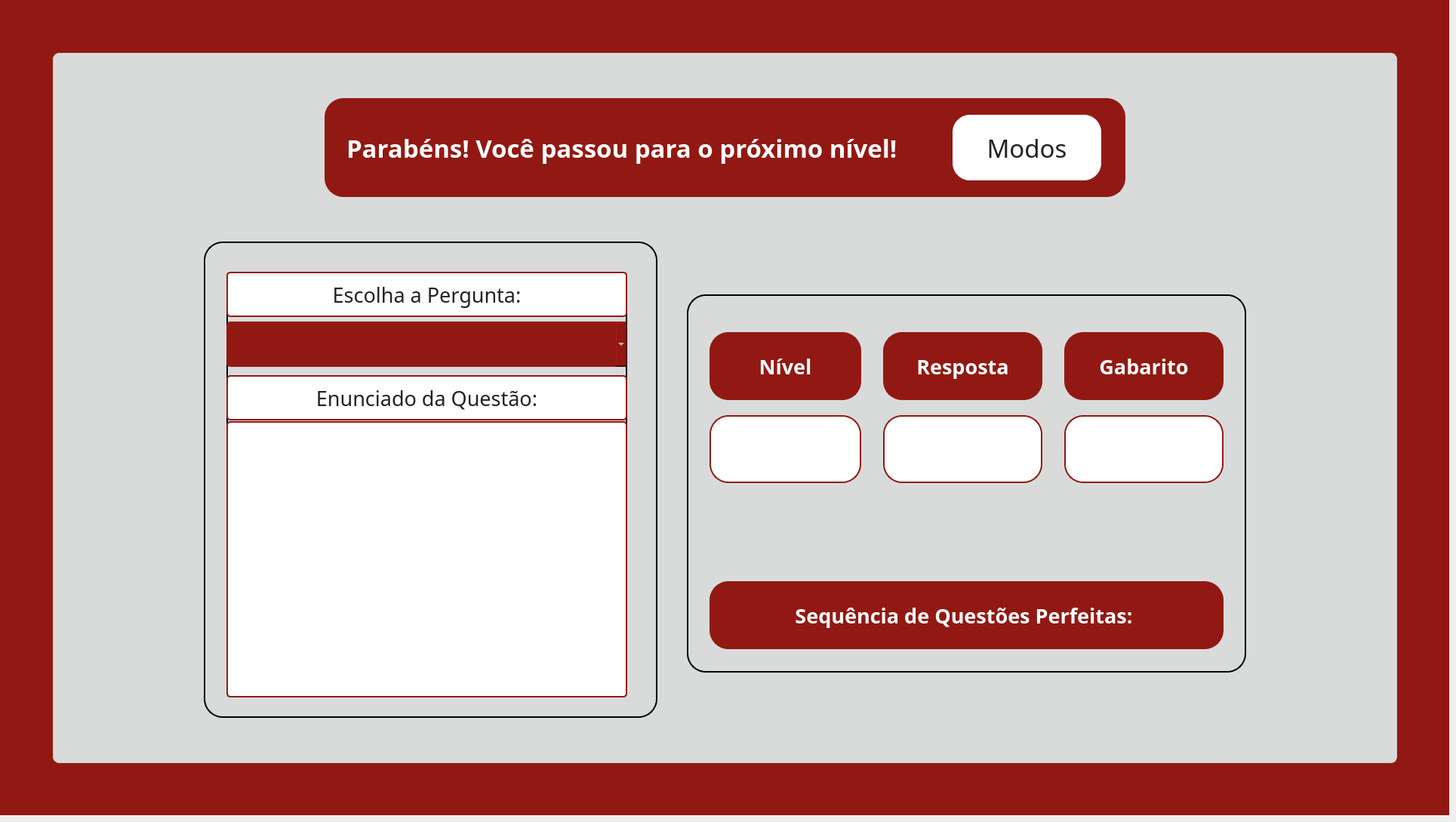
    <widget class="QWidget" name="pg_gabarito">
     <widget class="QWidget" name="fundo_gabarito" native="true">
      <property name="geometry">
       <rect>
        <x>0</x>
        <y>0</y>
        <width>1920</width>
        <height>1080</height>
       </rect>
      </property>
      <property name="styleSheet">
       <string notr="true">background-color: #921913;</string>
      </property>
      <widget class="QWidget" name="container_gabarito" native="true">
       <property name="geometry">
        <rect>
         <x>70</x>
         <y>70</y>
         <width>1781</width>
         <height>941</height>
        </rect>
       </property>
       <property name="styleSheet">
        <string notr="true">background-color: #d9dbdb;
border: 1px solid #cccccc;
border-radius: 8px;</string>
       </property>
       <widget class="QLabel" name="lbl_titulo_gabarito">
        <property name="geometry">
         <rect>
          <x>360</x>
          <y>60</y>
          <width>1061</width>
          <height>131</height>
         </rect>
        </property>
        <property name="font">
         <font>
          <family>Arbutus Slab</family>
          <pointsize>25</pointsize>
          <bold>true</bold>
         </font>
        </property>
        <property name="cursor">
         <cursorShape>ArrowCursor</cursorShape>
        </property>
        <property name="styleSheet">
         <string notr="true">background-color: #921913;
border: 2px solid #921913;
border-radius: 25px;
color: white;
padding: 0 18px</string>
        </property>
        <property name="text">
         <string>Parabéns! Você passou para o próximo nível!</string>
        </property>
        <property name="textFormat">
         <enum>Qt::TextFormat::AutoText</enum>
        </property>
        <property name="alignment">
         <set>Qt::AlignmentFlag::AlignLeading|Qt::AlignmentFlag::AlignLeft|Qt::AlignmentFlag::AlignVCenter</set>
        </property>
        <property name="wordWrap">
         <bool>true</bool>
        </property>
       </widget>
       <widget class="QLabel" name="img_cel_A_gabarito">
        <property name="geometry">
         <rect>
          <x>0</x>
          <y>0</y>
          <width>451</width>
          <height>491</height>
         </rect>
        </property>
        <property name="font">
         <font>
          <bold>false</bold>
         </font>
        </property>
        <property name="styleSheet">
         <string notr="true">border: transparent;
background-color: transparent;</string>
        </property>
        <property name="text">
         <string/>
        </property>
        <property name="pixmap">
         <pixmap>../images/fundoetec.png</pixmap>
        </property>
        <property name="scaledContents">
         <bool>true</bool>
        </property>
       </widget>
       <widget class="QLabel" name="img_cel_C_gabarito">
        <property name="geometry">
         <rect>
          <x>0</x>
          <y>470</y>
          <width>461</width>
          <height>461</height>
         </rect>
        </property>
        <property name="styleSheet">
         <string notr="true">border: transparent;
background-color: transparent;</string>
        </property>
        <property name="text">
         <string/>
        </property>
        <property name="pixmap">
         <pixmap>../images/fundoetec.png</pixmap>
        </property>
        <property name="scaledContents">
         <bool>true</bool>
        </property>
       </widget>
       <widget class="QLabel" name="img_cel_B_gabarito">
        <property name="geometry">
         <rect>
          <x>430</x>
          <y>0</y>
          <width>451</width>
          <height>521</height>
         </rect>
        </property>
        <property name="styleSheet">
         <string notr="true">border: transparent;
background-color: transparent;</string>
        </property>
        <property name="text">
         <string/>
        </property>
        <property name="pixmap">
         <pixmap>../images/fundoetec.png</pixmap>
        </property>
        <property name="scaledContents">
         <bool>true</bool>
        </property>
       </widget>
       <widget class="QLabel" name="img_cel_enunciado_gabarito">
        <property name="geometry">
         <rect>
          <x>870</x>
          <y>0</y>
          <width>471</width>
          <height>481</height>
         </rect>
        </property>
        <property name="styleSheet">
         <string notr="true">border: transparent;
background-color: transparent;</string>
        </property>
        <property name="text">
         <string/>
        </property>
        <property name="pixmap">
         <pixmap>../images/fundoetec.png</pixmap>
        </property>
        <property name="scaledContents">
         <bool>true</bool>
        </property>
       </widget>
       <widget class="QLabel" name="img_cel_eliminar_gabarito">
        <property name="geometry">
         <rect>
          <x>450</x>
          <y>470</y>
          <width>461</width>
          <height>461</height>
         </rect>
        </property>
        <property name="styleSheet">
         <string notr="true">border: transparent;
background-color: transparent;</string>
        </property>
        <property name="text">
         <string/>
        </property>
        <property name="pixmap">
         <pixmap>../images/fundoetec.png</pixmap>
        </property>
        <property name="scaledContents">
         <bool>true</bool>
        </property>
       </widget>
       <widget class="QLabel" name="img_cel_D_gabarito">
        <property name="geometry">
         <rect>
          <x>890</x>
          <y>460</y>
          <width>441</width>
          <height>471</height>
         </rect>
        </property>
        <property name="styleSheet">
         <string notr="true">border: transparent;
background-color: transparent;</string>
        </property>
        <property name="text">
         <string/>
        </property>
        <property name="pixmap">
         <pixmap>../images/fundoetec.png</pixmap>
        </property>
        <property name="scaledContents">
         <bool>true</bool>
        </property>
       </widget>
       <widget class="QLabel" name="img_cel_extra_gabarito">
        <property name="geometry">
         <rect>
          <x>1310</x>
          <y>450</y>
          <width>481</width>
          <height>481</height>
         </rect>
        </property>
        <property name="styleSheet">
         <string notr="true">border: transparent;
background-color: transparent;</string>
        </property>
        <property name="text">
         <string/>
        </property>
        <property name="pixmap">
         <pixmap>../images/fundoetec.png</pixmap>
        </property>
        <property name="scaledContents">
         <bool>true</bool>
        </property>
       </widget>
       <widget class="QFrame" name="frame_card_gabarito">
        <property name="geometry">
         <rect>
          <x>840</x>
          <y>320</y>
          <width>741</width>
          <height>501</height>
         </rect>
        </property>
        <property name="styleSheet">
         <string notr="true">border-radius: 25px;
border: 2px solid black;
</string>
        </property>
        <property name="frameShape">
         <enum>QFrame::Shape::StyledPanel</enum>
        </property>
        <property name="frameShadow">
         <enum>QFrame::Shadow::Raised</enum>
        </property>
        <widget class="QLabel" name="lbl_gabarito_alt1">
         <property name="geometry">
          <rect>
           <x>30</x>
           <y>50</y>
           <width>201</width>
           <height>90</height>
          </rect>
         </property>
         <property name="font">
          <font>
           <family>Arbutus Slab</family>
           <pointsize>20</pointsize>
           <bold>true</bold>
          </font>
         </property>
         <property name="cursor">
          <cursorShape>ArrowCursor</cursorShape>
         </property>
         <property name="styleSheet">
          <string notr="true">background-color: #921913;
border: 2px solid #921913;
border-radius: 25px;
color: white;
padding: 0 18px</string>
         </property>
         <property name="text">
          <string>Nível</string>
         </property>
         <property name="textFormat">
          <enum>Qt::TextFormat::AutoText</enum>
         </property>
         <property name="alignment">
          <set>Qt::AlignmentFlag::AlignCenter</set>
         </property>
         <property name="wordWrap">
          <bool>true</bool>
         </property>
        </widget>
        <widget class="QLabel" name="lbl_gabarito_alt2">
         <property name="geometry">
          <rect>
           <x>260</x>
           <y>50</y>
           <width>211</width>
           <height>90</height>
          </rect>
         </property>
         <property name="font">
          <font>
           <family>Arbutus Slab</family>
           <pointsize>20</pointsize>
           <bold>true</bold>
          </font>
         </property>
         <property name="cursor">
          <cursorShape>ArrowCursor</cursorShape>
         </property>
         <property name="styleSheet">
          <string notr="true">background-color: #921913;
border: 2px solid #921913;
border-radius: 25px;
color: white;
padding: 0 18px</string>
         </property>
         <property name="text">
          <string>Resposta</string>
         </property>
         <property name="textFormat">
          <enum>Qt::TextFormat::AutoText</enum>
         </property>
         <property name="alignment">
          <set>Qt::AlignmentFlag::AlignCenter</set>
         </property>
         <property name="wordWrap">
          <bool>true</bool>
         </property>
        </widget>
        <widget class="QLabel" name="lbl_gabarito_alt3">
         <property name="geometry">
          <rect>
           <x>500</x>
           <y>50</y>
           <width>211</width>
           <height>90</height>
          </rect>
         </property>
         <property name="font">
          <font>
           <family>Arbutus Slab</family>
           <pointsize>20</pointsize>
           <bold>true</bold>
          </font>
         </property>
         <property name="cursor">
          <cursorShape>ArrowCursor</cursorShape>
         </property>
         <property name="styleSheet">
          <string notr="true">background-color: #921913;
border: 2px solid #921913;
border-radius: 25px;
color: white;
padding: 0 18px</string>
         </property>
         <property name="text">
          <string>Gabarito</string>
         </property>
         <property name="textFormat">
          <enum>Qt::TextFormat::AutoText</enum>
         </property>
         <property name="alignment">
          <set>Qt::AlignmentFlag::AlignCenter</set>
         </property>
         <property name="wordWrap">
          <bool>true</bool>
         </property>
        </widget>
        <widget class="QLabel" name="lbl_nivel2">
         <property name="geometry">
          <rect>
           <x>30</x>
           <y>160</y>
           <width>201</width>
           <height>90</height>
          </rect>
         </property>
         <property name="font">
          <font>
           <family>Arbutus Slab</family>
           <pointsize>20</pointsize>
          </font>
         </property>
         <property name="cursor">
          <cursorShape>ArrowCursor</cursorShape>
         </property>
         <property name="styleSheet">
          <string notr="true">background-color: white;
color: #222222;
border: 2px solid #921913;
border-radius: 25px;
padding: 0 18px</string>
         </property>
         <property name="text">
          <string/>
         </property>
         <property name="textFormat">
          <enum>Qt::TextFormat::AutoText</enum>
         </property>
         <property name="wordWrap">
          <bool>true</bool>
         </property>
        </widget>
        <widget class="QLabel" name="lbl_suaresposta">
         <property name="geometry">
          <rect>
           <x>260</x>
           <y>160</y>
           <width>211</width>
           <height>90</height>
          </rect>
         </property>
         <property name="font">
          <font>
           <family>Arbutus Slab</family>
           <pointsize>20</pointsize>
          </font>
         </property>
         <property name="cursor">
          <cursorShape>ArrowCursor</cursorShape>
         </property>
         <property name="styleSheet">
          <string notr="true">background-color: white;
color: #222222;
border: 2px solid #921913;
border-radius: 25px;
padding: 0 18px</string>
         </property>
         <property name="text">
          <string/>
         </property>
         <property name="textFormat">
          <enum>Qt::TextFormat::AutoText</enum>
         </property>
         <property name="wordWrap">
          <bool>true</bool>
         </property>
        </widget>
        <widget class="QLabel" name="lbl_gabarito">
         <property name="geometry">
          <rect>
           <x>500</x>
           <y>160</y>
           <width>211</width>
           <height>90</height>
          </rect>
         </property>
         <property name="font">
          <font>
           <family>Arbutus Slab</family>
           <pointsize>20</pointsize>
          </font>
         </property>
         <property name="cursor">
          <cursorShape>ArrowCursor</cursorShape>
         </property>
         <property name="styleSheet">
          <string notr="true">background-color: white;
color: #222222;
border: 2px solid #921913;
border-radius: 25px;
padding: 0 18px</string>
         </property>
         <property name="text">
          <string/>
         </property>
         <property name="textFormat">
          <enum>Qt::TextFormat::AutoText</enum>
         </property>
         <property name="wordWrap">
          <bool>true</bool>
         </property>
        </widget>
        <widget class="QLabel" name="lbl_gabarito_alt4">
         <property name="geometry">
          <rect>
           <x>30</x>
           <y>380</y>
           <width>681</width>
           <height>90</height>
          </rect>
         </property>
         <property name="font">
          <font>
           <family>Arbutus Slab</family>
           <pointsize>20</pointsize>
           <bold>true</bold>
          </font>
         </property>
         <property name="cursor">
          <cursorShape>ArrowCursor</cursorShape>
         </property>
         <property name="styleSheet">
          <string notr="true">background-color: #921913;
border: 2px solid #921913;
border-radius: 25px;
color: white;
padding: 0 18px</string>
         </property>
         <property name="text">
          <string>Sequência de Questões Perfeitas: </string>
         </property>
         <property name="textFormat">
          <enum>Qt::TextFormat::AutoText</enum>
         </property>
         <property name="alignment">
          <set>Qt::AlignmentFlag::AlignCenter</set>
         </property>
         <property name="wordWrap">
          <bool>true</bool>
         </property>
        </widget>
       </widget>
       <widget class="QPushButton" name="btn_voltarmodos3">
        <property name="geometry">
         <rect>
          <x>1190</x>
          <y>80</y>
          <width>201</width>
          <height>91</height>
         </rect>
        </property>
        <property name="font">
         <font>
          <family>Arbutus Slab</family>
          <pointsize>25</pointsize>
         </font>
        </property>
        <property name="styleSheet">
         <string notr="true">background-color: white;
border: 2px solid #921913;
border-radius: 25px;
color: #222222;
padding: 0 18px</string>
        </property>
        <property name="text">
         <string>Modos</string>
        </property>
       </widget>
       <widget class="QFrame" name="frame_card2_gabarito">
        <property name="geometry">
         <rect>
          <x>200</x>
          <y>250</y>
          <width>601</width>
          <height>631</height>
         </rect>
        </property>
        <property name="font">
         <font>
          <pointsize>2</pointsize>
         </font>
        </property>
        <property name="styleSheet">
         <string notr="true">border-radius: 25px;
border: 2px solid black;
</string>
        </property>
        <property name="frameShape">
         <enum>QFrame::Shape::StyledPanel</enum>
        </property>
        <property name="frameShadow">
         <enum>QFrame::Shadow::Raised</enum>
        </property>
        <widget class="QWidget" name="verticalLayoutWidget_4">
         <property name="geometry">
          <rect>
           <x>30</x>
           <y>40</y>
           <width>531</width>
           <height>564</height>
          </rect>
         </property>
         <layout class="QVBoxLayout" name="layout_card2_gabarito">
          <item>
           <widget class="QLabel" name="lbl_gabarito_resultado">
            <property name="minimumSize">
             <size>
              <width>0</width>
              <height>60</height>
             </size>
            </property>
            <property name="maximumSize">
             <size>
              <width>16777215</width>
              <height>60</height>
             </size>
            </property>
            <property name="font">
             <font>
              <family>Arbutus Slab</family>
              <pointsize>20</pointsize>
             </font>
            </property>
            <property name="styleSheet">
             <string notr="true">background-color: white;
color: #222222;
border: 2px solid #921913;
border-radius: 5px;
padding: 0 8px</string>
            </property>
            <property name="text">
             <string>Escolha a Pergunta:</string>
            </property>
            <property name="alignment">
             <set>Qt::AlignmentFlag::AlignCenter</set>
            </property>
           </widget>
          </item>
          <item>
           <widget class="QComboBox" name="comboBox_escolherpergunta">
            <property name="minimumSize">
             <size>
              <width>200</width>
              <height>60</height>
             </size>
            </property>
            <property name="font">
             <font>
              <family>Arbutus Slab</family>
              <pointsize>20</pointsize>
             </font>
            </property>
            <property name="styleSheet">
             <string notr="true">QComboBox{
    background-color: #921913;
    border: none;
    border-radius: 5px;
    color: white;
}

QComboBox:hover{
    background-color: #62100d;
}</string>
            </property>
            <property name="currentIndex">
             <number>-1</number>
            </property>
           </widget>
          </item>
          <item>
           <widget class="QLabel" name="lbl_gabarito_pontos">
            <property name="minimumSize">
             <size>
              <width>0</width>
              <height>60</height>
             </size>
            </property>
            <property name="maximumSize">
             <size>
              <width>16777215</width>
              <height>50</height>
             </size>
            </property>
            <property name="font">
             <font>
              <family>Arbutus Slab</family>
              <pointsize>20</pointsize>
             </font>
            </property>
            <property name="styleSheet">
             <string notr="true">background-color: white;
color: #222222;
border: 2px solid #921913;
border-radius: 5px;
padding: 0 8px</string>
            </property>
            <property name="text">
             <string>Enunciado da Questão:</string>
            </property>
            <property name="alignment">
             <set>Qt::AlignmentFlag::AlignCenter</set>
            </property>
           </widget>
          </item>
          <item>
           <widget class="QListWidget" name="lista_enunciadopergunta">
            <property name="styleSheet">
             <string notr="true">background-color: white;
color: #222222;
border: 2px solid #921913;
border-radius: 5px;
padding: 0 8px</string>
            </property>
           </widget>
          </item>
         </layout>
        </widget>
       </widget>
       <widget class="QLabel" name="lbl_logo_rodape_gabarito">
        <property name="geometry">
         <rect>
          <x>1330</x>
          <y>0</y>
          <width>471</width>
          <height>471</height>
         </rect>
        </property>
        <property name="styleSheet">
         <string notr="true">border: transparent;
background-color: transparent;</string>
        </property>
        <property name="text">
         <string/>
        </property>
        <property name="pixmap">
         <pixmap>../images/fundoetec.png</pixmap>
        </property>
        <property name="scaledContents">
         <bool>true</bool>
        </property>
       </widget>
       <widget class="QLabel" name="lbl_logo_cps_gabarito_pg">
        <property name="geometry">
         <rect>
          <x>1550</x>
          <y>940</y>
          <width>111</width>
          <height>71</height>
         </rect>
        </property>
        <property name="text">
         <string/>
        </property>
        <property name="pixmap">
         <pixmap>../images/logocps.png</pixmap>
        </property>
        <property name="scaledContents">
         <bool>true</bool>
        </property>
       </widget>
       <widget class="QLabel" name="lbl_logo_etec_gabarito_pg">
        <property name="geometry">
         <rect>
          <x>1690</x>
          <y>950</y>
          <width>151</width>
          <height>91</height>
         </rect>
        </property>
        <property name="text">
         <string/>
        </property>
        <property name="pixmap">
         <pixmap>../images/logoetec.png</pixmap>
        </property>
        <property name="scaledContents">
         <bool>true</bool>
        </property>
       </widget>
       <zorder>lbl_logo_cps_gabarito_pg</zorder>
       <zorder>lbl_logo_etec_gabarito_pg</zorder>
       <zorder>img_cel_D_gabarito</zorder>
       <zorder>img_cel_extra_gabarito</zorder>
       <zorder>img_cel_eliminar_gabarito</zorder>
       <zorder>img_cel_C_gabarito</zorder>
       <zorder>lbl_logo_rodape_gabarito</zorder>
       <zorder>img_cel_enunciado_gabarito</zorder>
       <zorder>img_cel_B_gabarito</zorder>
       <zorder>img_cel_A_gabarito</zorder>
       <zorder>lbl_titulo_gabarito</zorder>
       <zorder>frame_card_gabarito</zorder>
       <zorder>frame_card2_gabarito</zorder>
       <zorder>btn_voltarmodos3</zorder>
      </widget>
     </widget>
    </widget>
